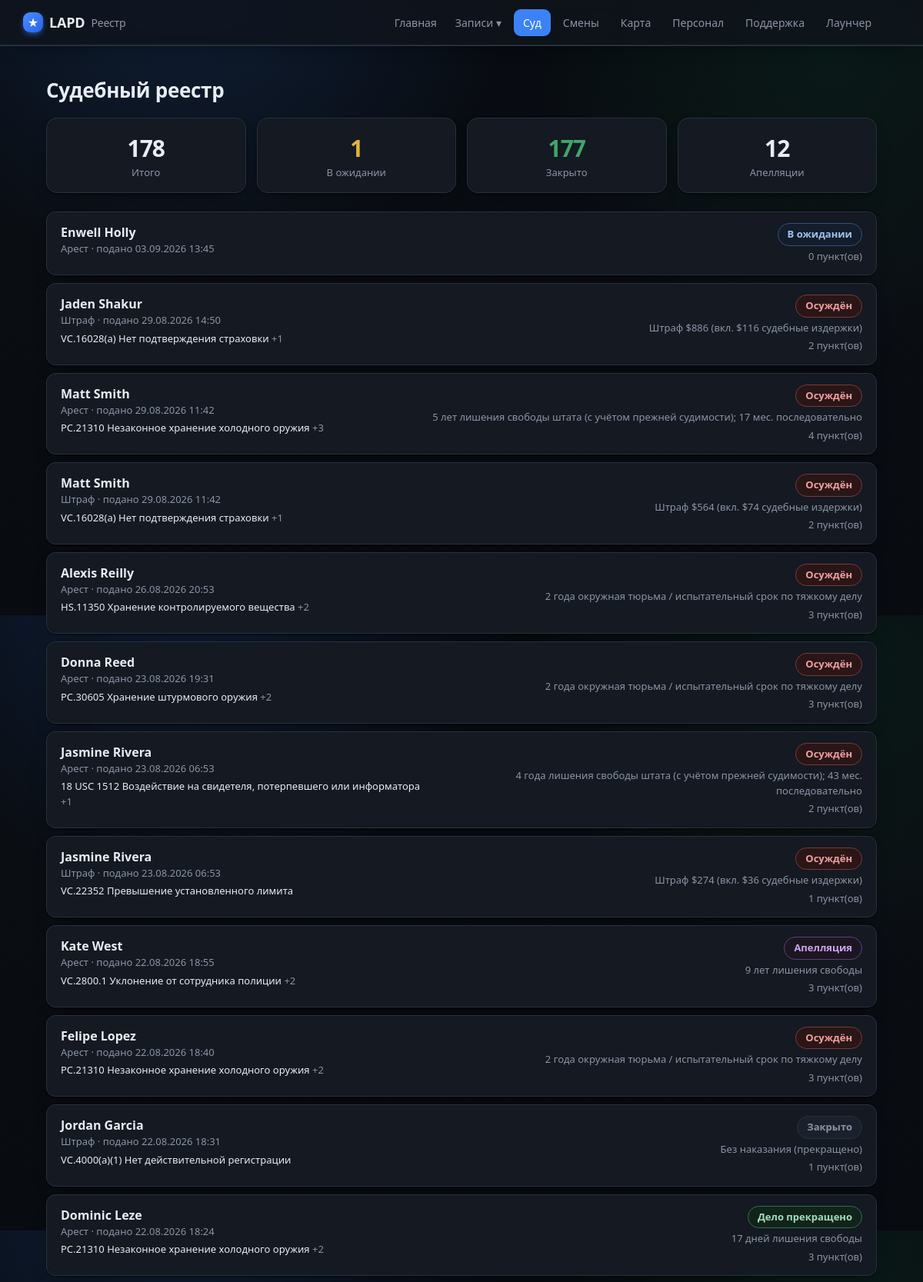
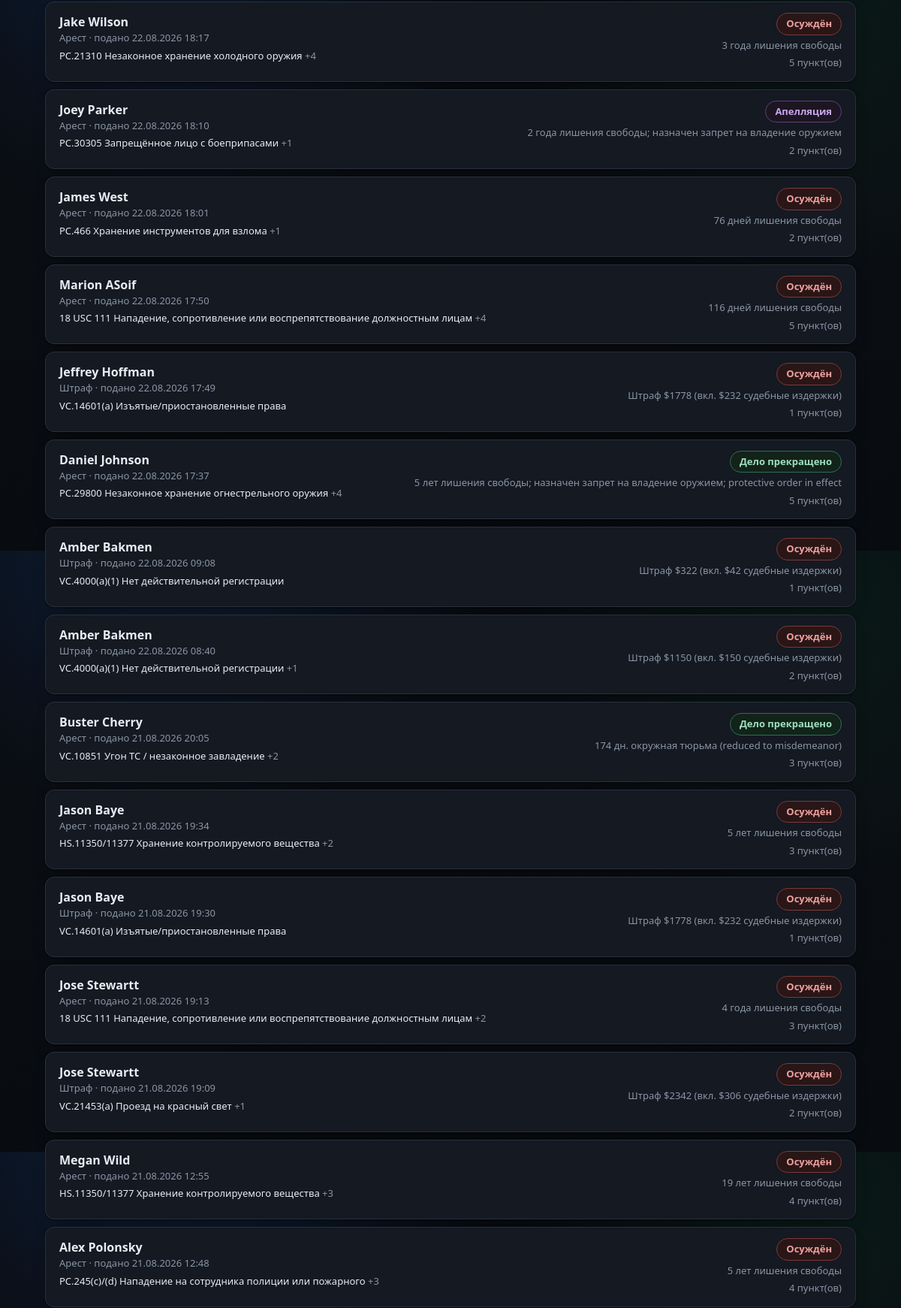
The app's page /court (upper part) with its own data (2 pictures, top to bottom).
### tables this page shows
CREATE TABLE court_cases (
                id INTEGER PRIMARY KEY AUTOINCREMENT,
                external_id TEXT UNIQUE,
                subject_name TEXT,
                source TEXT,
                filed_at TEXT,
                status INTEGER,
                outcome INTEGER,
                sentence TEXT,
                notes TEXT,
                judge TEXT, prosecutor TEXT, defense TEXT, courtroom TEXT, plea TEXT,
                appeal_filed INTEGER DEFAULT 0,
                charges TEXT, timeline TEXT,
                synced_at TEXT
            );

### app/main.py (the view)
@app.route("/court")
def court():
    return render_template("court.html", cases=db.list_court_cases(200), summary=db.court_summary())

### app/db.py (called while the page is built)
def fmt_dt(iso):
    try:
        dt = datetime.datetime.fromisoformat(iso)
        return dt.strftime("%d.%m.%Y %H:%M")
    except Exception:
        return iso or "—"

@contextmanager
def get_conn():
    conn = sqlite3.connect(config.DB_PATH)
    conn.row_factory = sqlite3.Row
    try:
        yield conn
        conn.commit()
    finally:
        conn.close()

def _jsonlist(val):
    if not val:
        return []
    try:
        return json.loads(val)
    except Exception:
        return [x.strip() for x in str(val).split(",") if x.strip()]

def _replace_mojibake_pairs(s):
    for bad, good in sorted(_MOJI_TO_CYR.items(), key=lambda x: len(x[0]), reverse=True):
        s = s.replace(bad, good)
    return s

def _fix_rooms(s):
    return re.sub(r"(\d)([А-Я])", lambda m: m.group(1) + _CYR2LAT.get(m.group(2), m.group(2)), s)

def _cp1251_bytes(s):
    out = bytearray()
    for ch in s:
        try:
            out += ch.encode("cp1251")
        except UnicodeEncodeError:
            code = ord(ch)
            if code < 256:
                out.append(code)
            else:
                raise
    return bytes(out)

def _fix_mojibake(s):
    if not s or not isinstance(s, str):
        return s
    try:
        fixed = _cp1251_bytes(s).decode("utf-8")
    except (UnicodeEncodeError, UnicodeDecodeError, ValueError):
        fixed = s
    else:
        return fixed if re.search(r"[А-Яа-яЁё]", fixed) else s
    def repl(m):
        chunk = m.group(0)
        if not re.search(r"[ЉЊЂЃІЌљњђѓіќ№°]", chunk):
            return chunk
        try:
            return chunk.encode("cp1251").decode("utf-8")
        except (UnicodeEncodeError, UnicodeDecodeError):
            return chunk
    return _replace_mojibake_pairs(re.sub(r"[\u0400-\u04ff\u00a0\u2116°-]+", repl, s))

def _ru_days(n):
    n = int(n)
    if n % 10 == 1 and n % 100 != 11:
        word = "день"
    elif n % 10 in (2, 3, 4) and n % 100 not in (12, 13, 14):
        word = "дня"
    else:
        word = "дней"
    return f"{n} {word} лишения свободы"

def court_label(status, outcome, appeal):
    if appeal:
        return "Апелляция", "st-in_court"
    if status != 3:
        return "В ожидании", "st-submitted"
    return COURT_OUTCOME.get(outcome, "Закрыто"), COURT_OUTCOME_CLS.get(outcome, "st-closed")

def list_court_cases(limit=200):
    with get_conn() as c:
        return [_row_to_court(r) for r in c.execute(
            "SELECT * FROM court_cases ORDER BY filed_at DESC LIMIT ?", (limit,)).fetchall()]

### app/templates/court.html (shortened to what this page needs)
{% extends "base.html" %}
{% block content %}
<h1>Судебный реестр</h1>
<section class="stats court-stats">
  <div class="stat"><div class="num">{{ summary.total }}</div><div class="lbl">Итого</div></div>
  <div class="stat"><div class="num" style="color:#e0b53f">{{ summary.pending }}</div><div class="lbl">В ожидании</div></div>
  <div class="stat"><div class="num" style="color:#3fa66a">{{ summary.closed }}</div><div class="lbl">Закрыто</div></div>
  <div class="stat"><div class="num">{{ summary.appeals }}</div><div class="lbl">Апелляции</div></div>
</section>
{% if cases %}
<div class="court-list">
  {% for c in cases %}
  <a class="court-row" href="{{ url_for('court_case_view', cid=c.id) }}">
    <div class="court-main">
      <div class="court-name">{{ c.subject_name }}</div>
      <div class="muted small">{{ c.source or '—' }} · подано {{ c.filed_fmt }}</div>
      <div class="court-charge">
        {% if c.charges %}
          {{ c.charges[0].ChargeCode }} {{ c.charges[0].Description }}
          {% if c.charges|length > 1 %}<span class="muted">+{{ c.charges|length - 1 }}</span>{% endif %}
        {% endif %}
      </div>
    </div>
    <div class="court-verdict">
      <span class="tag {{ c.label_cls }} big">{{ c.label }}</span>
      {% if c.sentence %}<div class="muted small">{{ c.sentence }}</div>{% endif %}
      <div class="muted small">{{ c.charges|length }} пункт(ов)</div>
    </div>
  </a>
  {% endfor %}
</div>
{% else %}
  <p class="empty">Судебных дел пока нет<span class="empty-sub">Появятся после синхронизации с игрой (pdComp).</span></p>
{% endif %}
{% endblock %}

### app/static/style.css (style rules this page uses)
:root { --bg:#0a0d12; --surface:#141922; --surface2:#1b212c; --border:#28313d; --text:#e7edf4; --muted:#8b95a4; --accent:#3b82f6; --accent2:#2563eb; --wanted:#ef4444; --ok:#22c55e; --gold:#eab308; --shadow:0 1px 2px rgba(0,0,0,.5), 0 12px 28px -16px rgba(0,0,0,.7); --radius:14px; }
* { box-sizing:border-box }
body { margin:0;background:var(--bg);color:var(--text); font-family:system-ui,-apple-system,"Segoe UI",Roboto,sans-serif;font-size:15px;line-height:1.5 }
a { color:inherit;text-decoration:none }
h1 { font-size:24px;margin:.2em 0 .6em }
.stats { display:grid;grid-template-columns:repeat(4,1fr);gap:14px;margin-bottom:24px }
.stat { background:var(--surface);border:1px solid var(--border);border-radius:12px;padding:16px;text-align:center }
.stat .num { font-size:30px;font-weight:700 }
.stat .lbl { color:var(--muted);font-size:13px }
.muted { color:var(--muted) }
.small { font-size:13px }
.tag { display:inline-block;padding:2px 9px;border-radius:20px;font-size:12px;font-weight:600; background:var(--surface2);border:1px solid var(--border);color:var(--muted) }
.tag.big { font-size:13px;padding:4px 12px }
.st-submitted { color:#9fc3f0;border-color:#31517a;background:#141d2b }
.st-in_court { color:#c9a6f0;border-color:#5f3f7a;background:#1d1622 }
.st-convicted { color:#f0a0a0;border-color:#7a3a3a;background:#2a1616 }
.st-dismissed { color:#9fe0bd;border-color:#2f6f4f;background:#12231a }
.st-closed { color:var(--muted) }
.court-stats { grid-template-columns:repeat(4,1fr) }
.court-list { display:flex;flex-direction:column;gap:10px }
.court-row { display:flex;justify-content:space-between;gap:16px;background:var(--surface);border:1px solid var(--border); border-radius:12px;padding:14px 18px;transition:background .12s }
.court-name { font-weight:700;font-size:16px }
.court-charge { margin-top:4px;font-size:13px }
.court-verdict { text-align:right;min-width:180px }
.court-verdict .muted { margin-top:4px }
body { font-size:15px;-webkit-font-smoothing:antialiased;text-rendering:optimizeLegibility }
h1 { font-size:26px;font-weight:700;letter-spacing:-.3px }
.card,.stat,.tbl,.staff-row,.court-row,.officer-card,.district,.faq p,.dutylog li,.pen,.metric { box-shadow:var(--shadow) }
.card,.stat,.officer-card { border-radius:var(--radius) }
.stat { transition:transform .15s,border-color .15s }
.stat .num { letter-spacing:-1px }
.staff-row,.court-row { transition:transform .12s,border-color .12s,background .12s }
body { background: radial-gradient(circle at 20% -10%,rgba(59,130,246,.18),transparent 34%), radial-gradient(circle at 90% 8%,rgba(34,197,94,.08),transparent 30%), linear-gradient(180deg,#070b11 0%,#0a0d12 42%,#080b10 100%); }

### records on screen
court_cases: subject_name "Enwell Holly", source "Арест", filed_fmt "03.09.2026 13:45", label "В ожидании", charges|length "0"
court_cases: subject_name "Jaden Shakur", source "Штраф", filed_fmt "29.08.2026 14:50", charges "VC.16028(a)", charges "Нет подтверждения страховки", charges|length "1", label "Осуждён", sentence "Штраф $886 (вкл. $116 судебные издержки)", charges|length "2"
court_cases: subject_name "Matt Smith", source "Арест", filed_fmt "29.08.2026 11:42", charges "PC.21310", charges "Незаконное хранение холодного оружия", charges|length "3", label "Осуждён", sentence "5 лет лишения свободы штата (с учётом прежней судимости); 17 мес. последовательно", charges|length "4"
court_cases: subject_name "Matt Smith", source "Штраф", filed_fmt "29.08.2026 11:42", charges "VC.16028(a)", charges "Нет подтверждения страховки", charges|length "1", label "Осуждён", sentence "Штраф $564 (вкл. $74 судебные издержки)", charges|length "2"
court_cases: subject_name "Alexis Reilly", source "Арест", filed_fmt "26.08.2026 20:53", charges "HS.11350", charges "Хранение контролируемого вещества", charges|length "2", label "Осуждён", sentence "2 года окружная тюрьма / испытательный срок по тяжкому делу", charges|length "3"
court_cases: subject_name "Donna Reed", source "Арест", filed_fmt "23.08.2026 19:31", charges "PC.30605", charges "Хранение штурмового оружия", charges|length "2", label "Осуждён", sentence "2 года окружная тюрьма / испытательный срок по тяжкому делу", charges|length "3"
court_cases: subject_name "Jasmine Rivera", source "Арест", filed_fmt "23.08.2026 06:53", charges "18 USC 1512", charges "Воздействие на свидетеля, потерпевшего или информатора", charges|length "1", label "Осуждён", sentence "4 года лишения свободы штата (с учётом прежней судимости); 43 мес. последовательно", charges|length "2"
court_cases: subject_name "Jasmine Rivera", source "Штраф", filed_fmt "23.08.2026 06:53", charges "VC.22352", charges "Превышение установленного лимита", label "Осуждён", sentence "Штраф $274 (вкл. $36 судебные издержки)", charges|length "1"
court_cases: subject_name "Kate West", source "Арест", filed_fmt "22.08.2026 18:55", charges "VC.2800.1", charges "Уклонение от сотрудника полиции", charges|length "2", label "Апелляция", sentence "9 лет лишения свободы", charges|length "3"
court_cases: subject_name "Felipe Lopez", source "Арест", filed_fmt "22.08.2026 18:40", charges "PC.21310", charges "Незаконное хранение холодного оружия", charges|length "2", label "Осуждён", sentence "2 года окружная тюрьма / испытательный срок по тяжкому делу", charges|length "3"
court_cases: subject_name "Jordan Garcia", source "Штраф", filed_fmt "22.08.2026 18:31", charges "VC.4000(a)(1)", charges "Нет действительной регистрации", label "Закрыто", sentence "Без наказания (прекращено)", charges|length "1"
court_cases: subject_name "Dominic Leze", source "Арест", filed_fmt "22.08.2026 18:24", charges "PC.21310", charges "Незаконное хранение холодного оружия", charges|length "2", label "Дело прекращено", sentence "17 дней лишения свободы", charges|length "3"
court_cases: subject_name "Jake Wilson", source "Арест", filed_fmt "22.08.2026 18:17", charges "PC.21310", charges "Незаконное хранение холодного оружия", charges|length "4", label "Осуждён", sentence "3 года лишения свободы", charges|length "5"
court_cases: subject_name "Joey Parker", source "Арест", filed_fmt "22.08.2026 18:10", charges "PC.30305", charges "Запрещённое лицо с боеприпасами", charges|length "1", label "Апелляция", sentence "2 года лишения свободы; назначен запрет на владение оружием", charges|length "2"
court_cases: subject_name "James West", source "Арест", filed_fmt "22.08.2026 18:01", charges "PC.466", charges "Хранение инструментов для взлома", charges|length "1", label "Осуждён", sentence "76 дней лишения свободы", charges|length "2"
court_cases: subject_name "Marion ASoif", source "Арест", filed_fmt "22.08.2026 17:50", charges "18 USC 111", charges "Нападение, сопротивление или воспрепятствование должностным лицам", charges|length "4", label "Осуждён", sentence "116 дней лишения свободы", charges|length "5"
court_cases: subject_name "Jeffrey Hoffman", source "Штраф", filed_fmt "22.08.2026 17:49", charges "VC.14601(a)", charges "Изъятые/приостановленные права", label "Осуждён", sentence "Штраф $1778 (вкл. $232 судебные издержки)", charges|length "1"
court_cases: subject_name "Daniel Johnson", source "Арест", filed_fmt "22.08.2026 17:37", charges "PC.29800", charges "Незаконное хранение огнестрельного оружия", charges|length "4", label "Дело прекращено", sentence "5 лет лишения свободы; назначен запрет на владение оружием; protective order in effect", charges|length "5"
court_cases: subject_name "Amber Bakmen", source "Штраф", filed_fmt "22.08.2026 09:08", charges "VC.4000(a)(1)", charges "Нет действительной регистрации", label "Осуждён", sentence "Штраф $322 (вкл. $42 судебные издержки)", charges|length "1"
court_cases: subject_name "Amber Bakmen", source "Штраф", filed_fmt "22.08.2026 08:40", charges "VC.4000(a)(1)", charges "Нет действительной регистрации", charges|length "1", label "Осуждён", sentence "Штраф $1150 (вкл. $150 судебные издержки)", charges|length "2"
court_cases: subject_name "Buster Cherry", source "Арест", filed_fmt "21.08.2026 20:05", charges "VC.10851", charges "Угон ТС / незаконное завладение", charges|length "2", label "Дело прекращено", sentence "174 дн. окружная тюрьма (reduced to misdemeanor)", charges|length "3"
court_cases: subject_name "Jason Baye", source "Арест", filed_fmt "21.08.2026 19:34", charges "HS.11350/11377", charges "Хранение контролируемого вещества", charges|length "2", label "Осуждён", sentence "5 лет лишения свободы", charges|length "3"
court_cases: subject_name "Jason Baye", source "Штраф", filed_fmt "21.08.2026 19:30", charges "VC.14601(a)", charges "Изъятые/приостановленные права", label "Осуждён", sentence "Штраф $1778 (вкл. $232 судебные издержки)", charges|length "1"
court_cases: subject_name "Jose Stewartt", source "Арест", filed_fmt "21.08.2026 19:13", charges "18 USC 111", charges "Нападение, сопротивление или воспрепятствование должностным лицам", charges|length "2", label "Осуждён", sentence "4 года лишения свободы", charges|length "3"
court_cases: subject_name "Jose Stewartt", source "Штраф", filed_fmt "21.08.2026 19:09", charges "VC.21453(a)", charges "Проезд на красный свет", charges|length "1", label "Осуждён", sentence "Штраф $2342 (вкл. $306 судебные издержки)", charges|length "2"
court_cases: subject_name "Megan Wild", source "Арест", filed_fmt "21.08.2026 12:55", charges "HS.11350/11377", charges "Хранение контролируемого вещества", charges|length "3", label "Осуждён", sentence "19 лет лишения свободы", charges|length "4"
court_cases: subject_name "Alex Polonsky", source "Арест", filed_fmt "21.08.2026 12:48", charges "PC.245(c)/(d)", charges "Нападение на сотрудника полиции или пожарного", charges|length "3", label "Осуждён", sentence "5 лет лишения свободы", charges|length "4"

### other values on screen
{{ community }} "LAPD"
{{ summary.total }} "178"
{{ summary.pending }} "1"
{{ summary.closed }} "177"
{{ summary.appeals }} "12"
